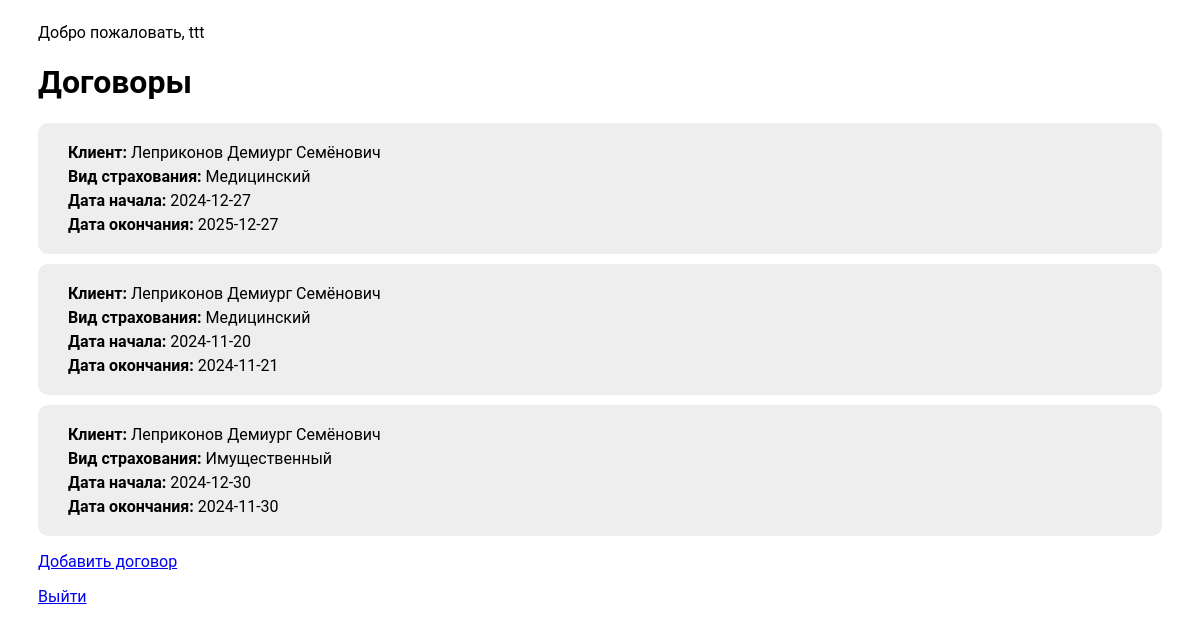
The page /me.php (signed in) on the database its author committed.
### tables this page shows
CREATE TABLE `insurance_issue` (
  `id` int(11) NOT NULL,
  `client_id` int(11) NOT NULL,
  `type_id` int(11) NOT NULL,
  `start_date` date NOT NULL,
  `end_date` date NOT NULL,
  `agent_id` int(11) NOT NULL
);

CREATE TABLE `insurance_client` (
  `id` int(11) NOT NULL,
  `last_name` varchar(50) NOT NULL,
  `first_name` varchar(50) NOT NULL,
  `patronymic` varchar(50) NOT NULL
);

CREATE TABLE `insurance_type` (
  `id` int(11) NOT NULL,
  `type_title` varchar(100) NOT NULL
);

### me.php (the view, shortened to what this page needs)
<?php
require "config.php";
?>
<html>
    <head>
    <link rel="stylesheet" href="style.css">
    </head>
    <body>
        <div>
            <p>Добро пожаловать, <?php echo $_SESSION['username']; ?></p>
            <div class="issues">
                <h1>Договоры</h1>
                <?php
                $username = $_SESSION['username'];
                $sql = "SELECT *, insurance_type.type_title, insurance_client.last_name, insurance_client.first_name, insurance_client.patronymic FROM insurance_issue, insurance_client, insurance_type, insurance_user WHERE insurance_issue.client_id=insurance_client.id AND insurance_type.id=insurance_issue.type_id AND insurance_user.id = insurance_issue.agent_id AND insurance_user.username = '$username'";
                $res = $conn->query($sql);
                ?>
                <?php endif;
                while($row = $res->fetch_assoc()):
                ?>
                <div class="issue">
                    <div class="row">
                        <b>Клиент:</b>
                        <span>
                            <?php echo $row['last_name']; ?>
                            <?php echo $row['first_name']; ?>
                            <?php echo $row['patronymic']; ?>
                        </span>
                    </div>
                    <div class="row">
                        <b>Вид страхования:</b>
                        <span>
                            <?php echo $row['type_title']; ?>
                        </span>
                    </div>
                    <div class="row">
                        <b>Дата начала:</b>
                        <span>
                            <?php echo $row['start_date']; ?>
                        </span>
                    </div>
                    <div class="row">
                        <b>Дата окончания:</b>
                        <span>
                            <?php echo $row['end_date']; ?>
                        </span>
                    </div>
                </div>
                <?php endwhile; ?>
            </div>
            <p>
                <a href="add.php">Добавить договор</a>
            </p>
            <p>
                <a href="logout.php">Выйти</a>
            </p>
        </div>
    </body>
</html>

### style.css (style rules this page uses)
body { padding: 15px 30px; }
* { font-family: 'Roboto'; }
.issue { background-color: #eee; border-radius: 10px; margin-block: 10px; padding: 20px 30px; display: flex; gap: 5px; flex-direction: column; }

### rows shown on the page
insurance_issue: client.last_name "Леприконов", client.first_name "Демиург", client.patronymic "Семёнович", type.type_title "Медицинский", start_date "2024-12-27", end_date "2025-12-27"
insurance_issue: client.last_name "Леприконов", client.first_name "Демиург", client.patronymic "Семёнович", type.type_title "Медицинский", start_date "2024-11-20", end_date "2024-11-21"
insurance_issue: client.last_name "Леприконов", client.first_name "Демиург", client.patronymic "Семёнович", type.type_title "Имущественный", start_date "2024-12-30", end_date "2024-11-30"

### other values the page prints
$_SESSION['username'] "ttt"
